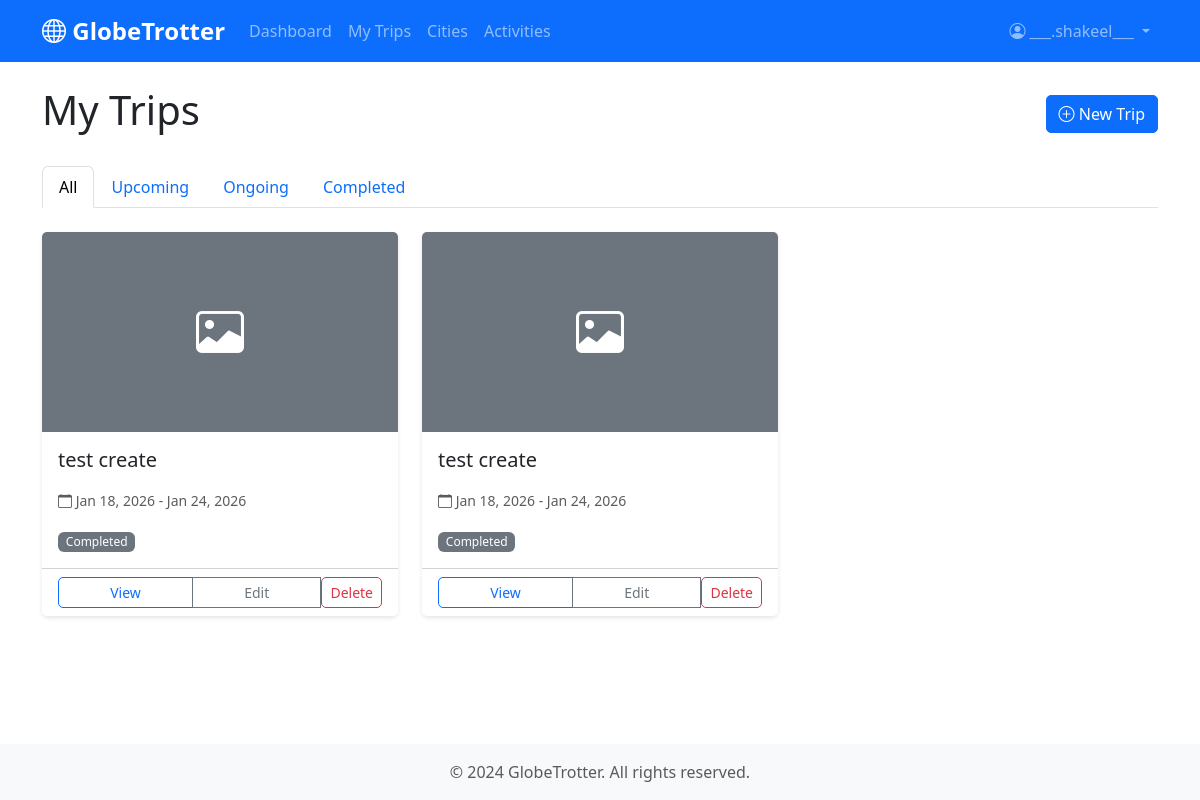
Screenshot of /trips/ (signed in) with the database file from the repository.
### app/models.py (models this page shows, shortened)
class User(UserMixin, db.Model):
    __tablename__ = 'users'
    id = db.Column(db.Integer, primary_key=True)
    email = db.Column(db.String(120), unique=True, nullable=False, index=True)
    username = db.Column(db.String(80), unique=True, nullable=False)
    password_hash = db.Column(db.String(255), nullable=False)
    full_name = db.Column(db.String(100))
    avatar_url = db.Column(db.String(255))
    role = db.Column(db.String(20), default='User', nullable=False)
    language_preference = db.Column(db.String(10), default='en')
    created_at = db.Column(db.DateTime, default=datetime.utcnow)
    updated_at = db.Column(db.DateTime, default=datetime.utcnow, onupdate=datetime.utcnow)
    trips = db.relationship('Trip', backref='user', lazy='dynamic', cascade='all, delete-orphan')
    saved_destinations = db.relationship('SavedDestination', backref='user', lazy='dynamic', cascade='all, delete-orphan')
    def is_admin(self):
        return self.role == 'Admin'

class Trip(db.Model):
    __tablename__ = 'trips'
    id = db.Column(db.Integer, primary_key=True)
    user_id = db.Column(db.Integer, db.ForeignKey('users.id', ondelete='CASCADE'), nullable=False)
    name = db.Column(db.String(200), nullable=False)
    description = db.Column(db.Text)
    start_date = db.Column(db.Date, nullable=False)
    end_date = db.Column(db.Date, nullable=False)
    cover_image_url = db.Column(db.String(255))
    created_at = db.Column(db.DateTime, default=datetime.utcnow)
    updated_at = db.Column(db.DateTime, default=datetime.utcnow, onupdate=datetime.utcnow)
    trip_stops = db.relationship('TripStop', backref='trip', lazy='dynamic', cascade='all, delete-orphan', order_by='TripStop.order_index')
    budget = db.relationship('Budget', backref='trip', uselist=False, cascade='all, delete-orphan')
    shared_links = db.relationship('SharedLink', backref='trip', lazy='dynamic', cascade='all, delete-orphan')
    @property
    def status(self):
        today = datetime.utcnow().date()
        if self.end_date < today:
            return 'Completed'
        elif self.start_date <= today <= self.end_date:
            return 'Ongoing'
        else:
            return 'Upcoming'

### app/routes/trips.py (the view)
@bp.route('/')
@login_required
def list():
    status_filter = request.args.get('status', 'all')
    today = date.today()
    query = Trip.query.filter_by(user_id=current_user.id)
    if status_filter == 'ongoing':
        query = query.filter(Trip.start_date <= today, Trip.end_date >= today)
    elif status_filter == 'upcoming':
        query = query.filter(Trip.start_date > today)
    elif status_filter == 'completed':
        query = query.filter(Trip.end_date < today)
    trips = query.order_by(Trip.start_date.desc()).all()
    return render_template('trips/list.html', trips=trips, status_filter=status_filter)

### app/__init__.py (called while the page is built)
@login_manager.user_loader
def load_user(user_id):
    return User.query.get(int(user_id))

### app/templates/trips/list.html (shortened to what this page needs)
{% extends "base.html" %}
{% block content %}
<div class="d-flex justify-content-between align-items-center mb-4">
    <h1>My Trips</h1>
    <a href="{{ url_for('trips.create') }}" class="btn btn-primary">
        <i class="bi bi-plus-circle"></i> New Trip
    </a>
</div>
<ul class="nav nav-tabs mb-4">
    <li class="nav-item">
        <a class="nav-link {{ 'active' if status_filter == 'all' else '' }}" href="{{ url_for('trips.list', status='all') }}">All</a>
    </li>
    <li class="nav-item">
        <a class="nav-link {{ 'active' if status_filter == 'upcoming' else '' }}" href="{{ url_for('trips.list', status='upcoming') }}">Upcoming</a>
    </li>
    <li class="nav-item">
        <a class="nav-link {{ 'active' if status_filter == 'ongoing' else '' }}" href="{{ url_for('trips.list', status='ongoing') }}">Ongoing</a>
    </li>
    <li class="nav-item">
        <a class="nav-link {{ 'active' if status_filter == 'completed' else '' }}" href="{{ url_for('trips.list', status='completed') }}">Completed</a>
    </li>
</ul>
{% if trips %}
<div class="row">
    {% for trip in trips %}
    <div class="col-md-6 col-lg-4 mb-4">
        <div class="card h-100">
            {% if trip.cover_image_url %}
            <img src="{{ trip.cover_image_url }}" class="card-img-top" alt="{{ trip.name }}" style="height: 200px; object-fit: cover;">
            {% else %}
            <div class="card-img-top bg-secondary d-flex align-items-center justify-content-center" style="height: 200px;">
                <i class="bi bi-image text-white" style="font-size: 3rem;"></i>
            </div>
            {% endif %}
            <div class="card-body">
                <h5 class="card-title">{{ trip.name }}</h5>
                <p class="card-text">
                    <small class="text-muted">
                        <i class="bi bi-calendar"></i> {{ trip.start_date.strftime('%b %d, %Y') }} - {{ trip.end_date.strftime('%b %d, %Y') }}
                    </small>
                </p>
                <span class="badge bg-{{ 'success' if trip.status == 'Upcoming' else 'warning' if trip.status == 'Ongoing' else 'secondary' }}">{{ trip.status }}</span>
            </div>
            <div class="card-footer bg-white">
                <div class="btn-group w-100" role="group">
                    <a href="{{ url_for('trips.view', id=trip.id) }}" class="btn btn-sm btn-outline-primary">View</a>
                    <a href="{{ url_for('trips.edit', id=trip.id) }}" class="btn btn-sm btn-outline-secondary">Edit</a>
                    <form method="POST" action="{{ url_for('trips.delete', id=trip.id) }}" class="d-inline" onsubmit="return confirm('Are you sure you want to delete this trip?');">
                        <button type="submit" class="btn btn-sm btn-outline-danger">Delete</button>
                    </form>
                </div>
            </div>
        </div>
    </div>
    {% endfor %}
</div>
{% else %}
<div class="alert alert-info">
    <h5>No trips found</h5>
    <p>Start planning your adventure by creating your first trip!</p>
    <a href="{{ url_for('trips.create') }}" class="btn btn-primary">Create Trip</a>
</div>
{% endif %}
{% endblock %}

### app/templates/base.html (shortened to what this page needs)
<!DOCTYPE html>
<html lang="en">
<head>
    <link href="https://cdn.jsdelivr.net/npm/bootstrap@5.3.0/dist/css/bootstrap.min.css" rel="stylesheet">
    <link rel="stylesheet" href="https://cdn.jsdelivr.net/npm/bootstrap-icons@1.10.0/font/bootstrap-icons.css">
    <link rel="stylesheet" href="{{ url_for('static', filename='css/style.css') }}">
</head>
<body>
    <nav class="navbar navbar-expand-lg navbar-dark bg-primary">
        <div class="container">
            <a class="navbar-brand" href="{{ url_for('dashboard.index') }}">
                <i class="bi bi-globe"></i> GlobeTrotter
            </a>
            <div class="collapse navbar-collapse" id="navbarNav">
                <ul class="navbar-nav me-auto">
                    <li class="nav-item">
                        <a class="nav-link" href="{{ url_for('dashboard.index') }}">Dashboard</a>
                    </li>
                    <li class="nav-item">
                        <a class="nav-link" href="{{ url_for('trips.list') }}">My Trips</a>
                    </li>
                    <li class="nav-item">
                        <a class="nav-link" href="{{ url_for('cities.search') }}">Cities</a>
                    </li>
                    <li class="nav-item">
                        <a class="nav-link" href="{{ url_for('activities.search') }}">Activities</a>
                    </li>
                </ul>
                <ul class="navbar-nav">
                    {% if current_user.is_authenticated %}
                    <li class="nav-item dropdown">
                        <a class="nav-link dropdown-toggle" href="#" id="navbarDropdown" role="button" data-bs-toggle="dropdown">
                            {% if current_user.avatar_url %}
                            <img src="{{ current_user.avatar_url }}" alt="Avatar" class="rounded-circle me-1" style="width: 24px; height: 24px;">
                            {% else %}
                            <i class="bi bi-person-circle"></i>
                            {% endif %}
                            {{ current_user.username }}
                        </a>
                    </li>
                    {% endif %}
                </ul>
            </div>
        </div>
    </nav>
    <main class="container my-4">
        {% block content %}{% endblock %}
    </main>
    <footer class="bg-light text-center py-3 mt-5">
        <div class="container">
            <p class="text-muted mb-0">&copy; 2024 GlobeTrotter. All rights reserved.</p>
        </div>
    </footer>
</body>
</html>

### app/static/css/style.css (style rules this page uses)
:root { --primary-color: #0d6efd; --secondary-color: #6c757d; --success-color: #198754; --danger-color: #dc3545; --warning-color: #ffc107; --info-color: #0dcaf0; }
body { font-family: 'Segoe UI', Tahoma, Geneva, Verdana, sans-serif; min-height: 100vh; display: flex; flex-direction: column; }
main { flex: 1; }
.navbar-brand { font-weight: bold; font-size: 1.5rem; }
.card { border: none; box-shadow: 0 2px 4px rgba(0,0,0,0.1); transition: box-shadow 0.3s ease; }
.btn { border-radius: 5px; transition: all 0.3s ease; }
footer { margin-top: auto; }
.badge { padding: 0.35em 0.65em; font-weight: 500; }
main { animation: fadeIn 0.3s ease-in; }

### rows the page displays
User: username "___.shakeel___"
Trip: name "test create", start_date "Jan 18, 2026", end_date "Jan 24, 2026", status "Completed"
Trip: name "test create", start_date "Jan 18, 2026", end_date "Jan 24, 2026", status "Completed"
